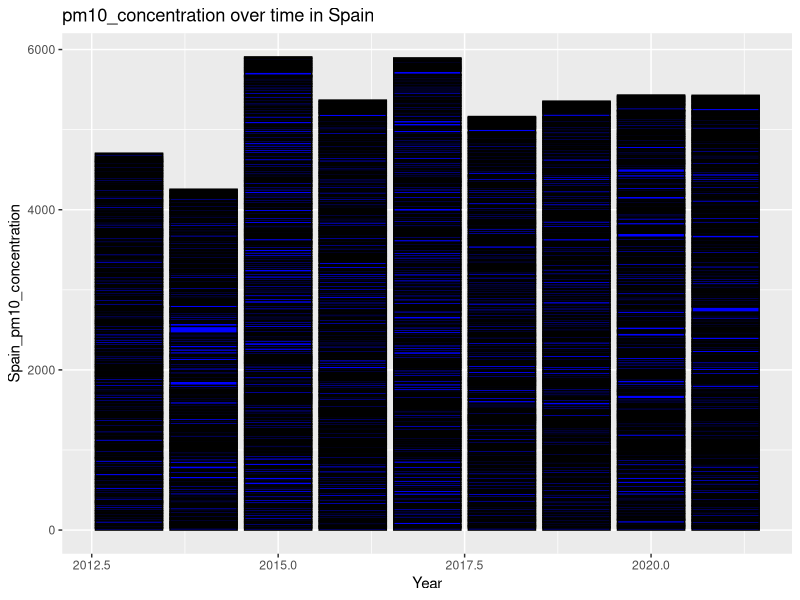
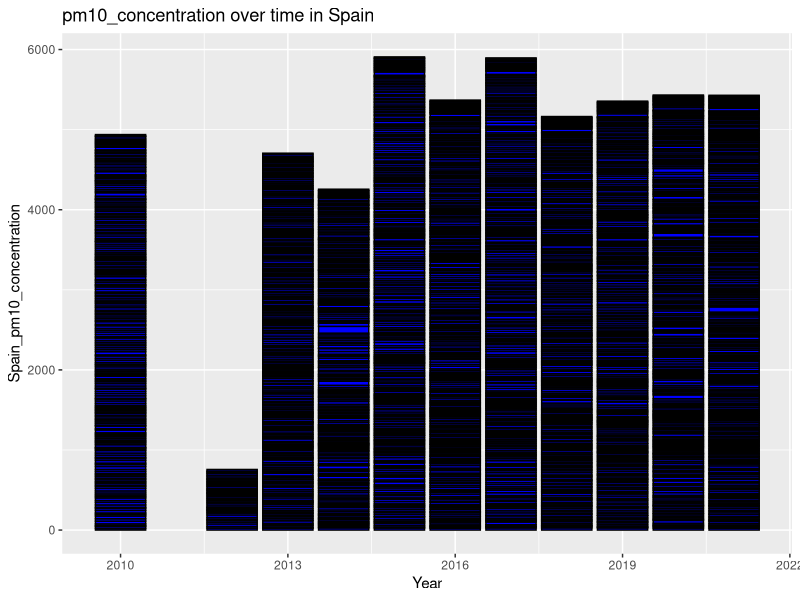
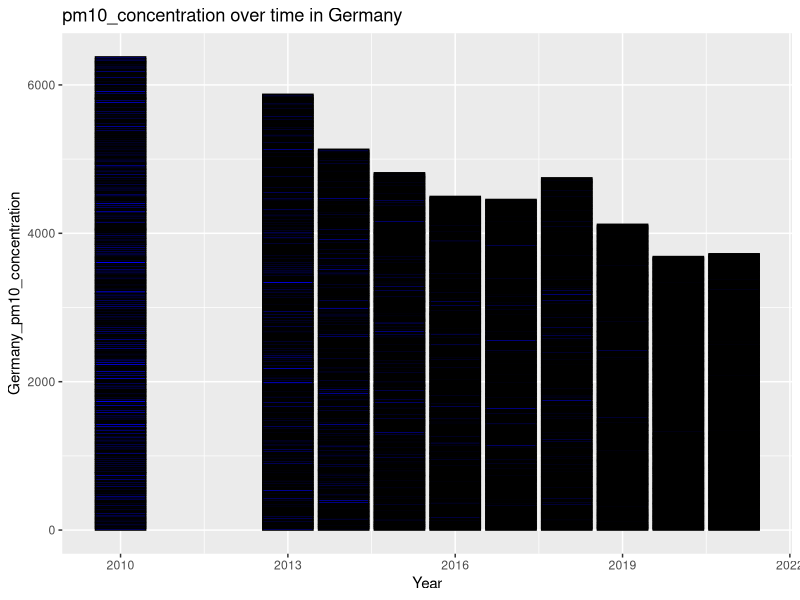
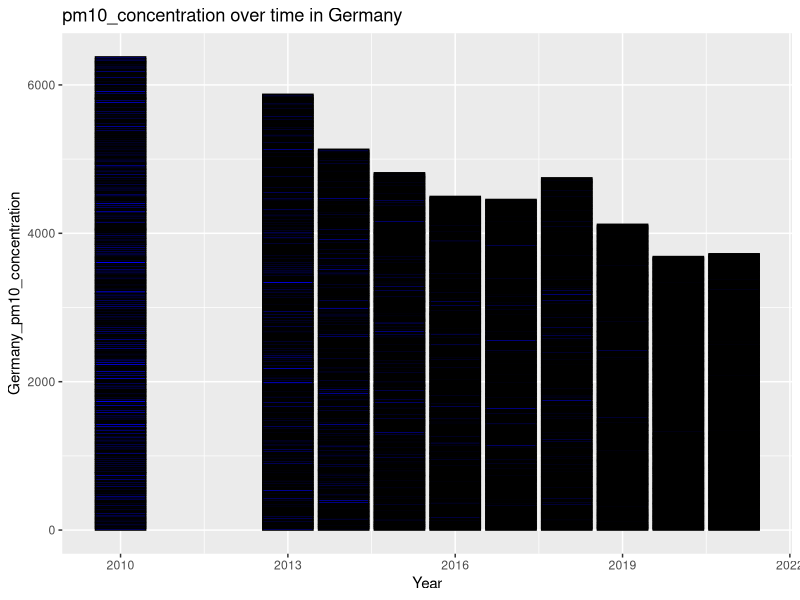
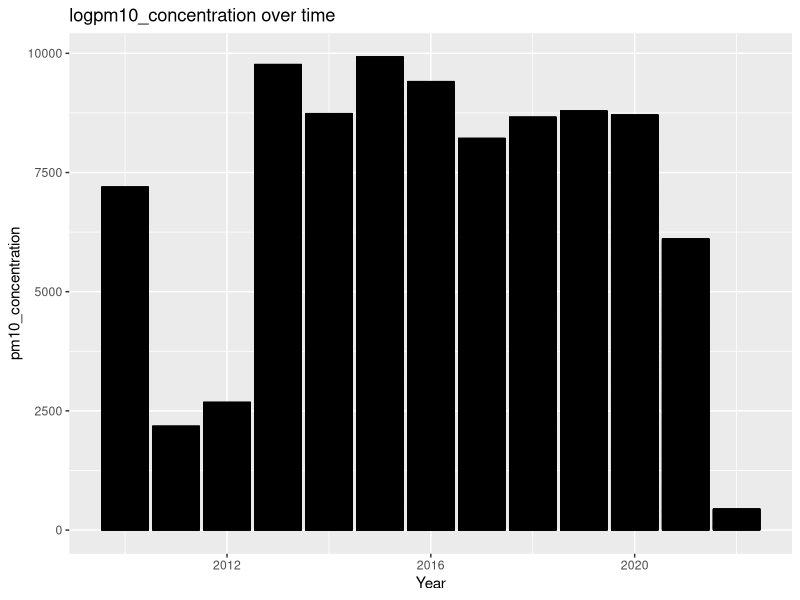
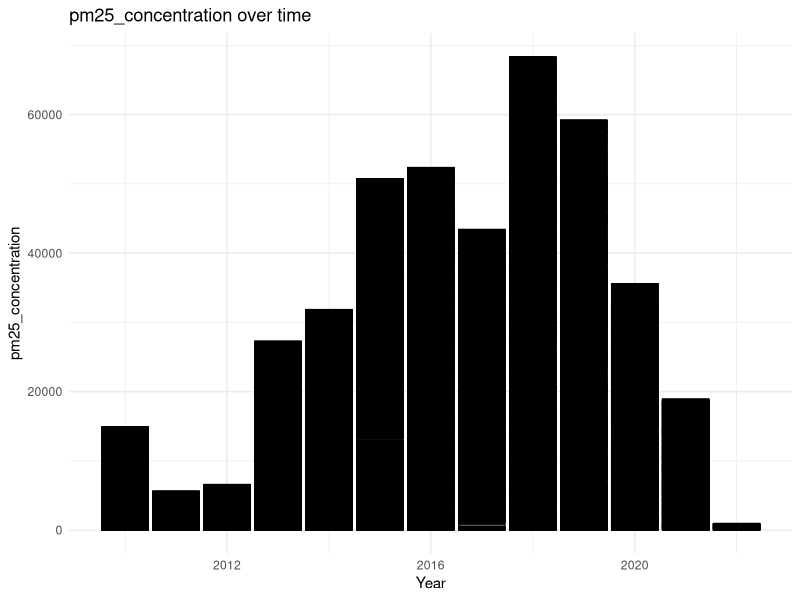
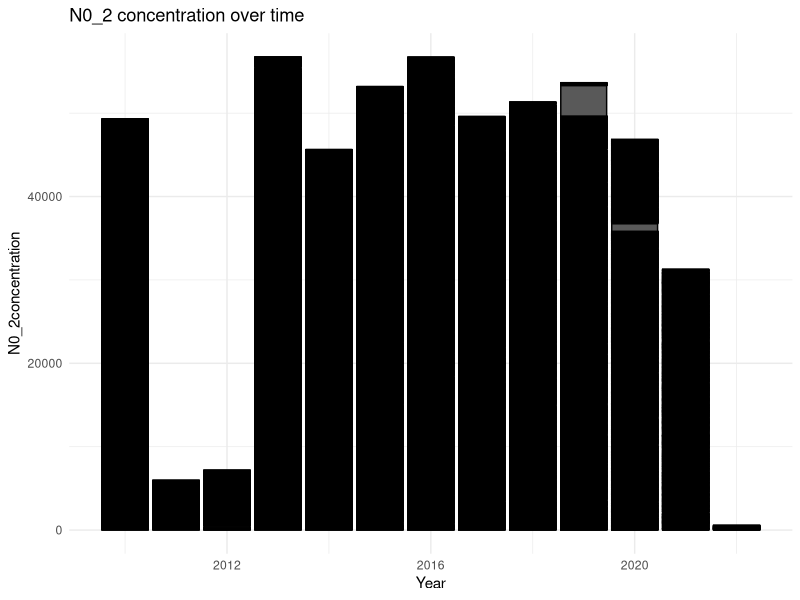
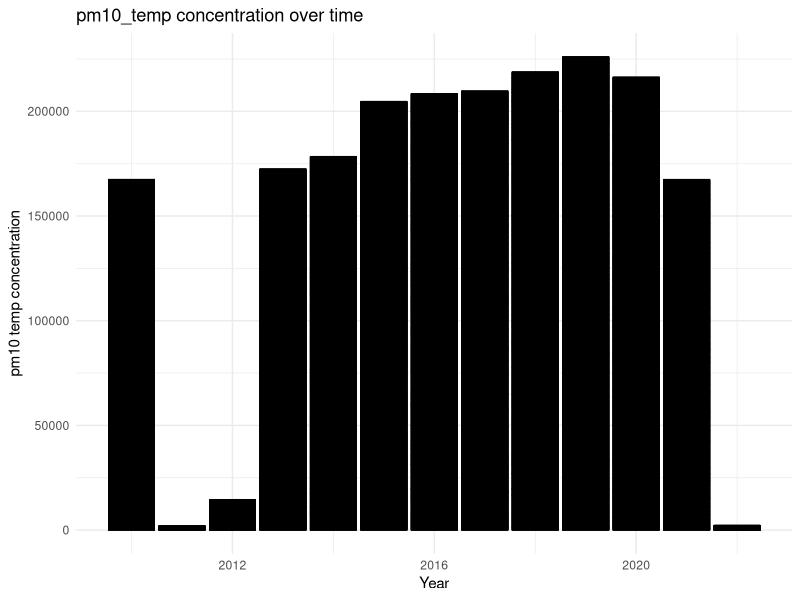

The R script that drew these images, in order:
## ---- chunk 1
data=read.csv("who_data.csv")
## ---- chunk 2
summary(data)
## ---- chunk 3
#We only include data from 2013 onwards to remove missing data.
data_filtered <- data[data$year >= 2013 & !is.na(data$pm10_concentration) & data$pm10_concentration > 0,
]#removing missing data
library(ggplot2)
library(dplyr)
Spain_data= data_filtered %>%
  filter(country_name=="Spain")

ggplot(Spain_data, aes(x = year, y=pm10_concentration)) + geom_col(fill="blue",color="black")+
labs(title = "pm10_concentration over time in Spain",
x = "Year", y = "Spain_pm10_concentration") 


## ---- chunk 4
library(dplyr)
#filtering data to remove missing values and use logged values
filtered_data=data[!is.na(data$pm10_concentration) & data$pm10_concentration > 0, ]
filtered_data$logpm10 <- log(filtered_data$pm10_concentration)
#Filtering by Spain 
Spain_data= filtered_data %>%
  filter(country_name=="Spain")

ggplot(Spain_data, aes(x = year, y=pm10_concentration)) + geom_col(fill="blue",color="black")+
labs(title = "pm10_concentration over time in Spain",
x = "Year", y = "Spain_pm10_concentration") 


## ---- chunk 5
Germany_data= filtered_data %>%
  filter(country_name=="Germany")

ggplot(Germany_data, aes(x = year, y=pm10_concentration)) + geom_col(fill="blue",color="black")+
labs(title = "pm10_concentration over time in Germany",
x = "Year", y = "Germany_pm10_concentration") 

## ---- chunk 6
Germany_data= filtered_data %>%
  filter(country_name=="Germany")

ggplot(Germany_data, aes(x = year, y=pm10_concentration)) + geom_col(fill="blue",color="black")+
labs(title = "pm10_concentration over time in Germany",
x = "Year", y = "Germany_pm10_concentration") 

## ---- chunk 7
library(ggplot2)
ggplot(filtered_data, aes(x = year, y=logpm10)) + geom_col(color="black")+
labs(title = "logpm10_concentration over time",
x = "Year", y = "pm10_concentration") 
## ---- chunk 8
data$meanpm10= log(data$pm10_concentration)
## ---- chunk 9
Year=data$year
pm25=data$pm25_concentration
library(ggplot2)
ggplot(data, aes(x = Year, y=pm25)) + geom_col(color="black")+
labs(title = "pm25_concentration over time",
x = "Year", y = "pm25_concentration") +
theme_minimal()
## ---- chunk 10
Year=data$year
no2=data$no2_concentration
library(ggplot2)
ggplot(data, aes(x = Year, y=no2)) + geom_col(color="black")+
labs(title = "N0_2 concentration over time",
x = "Year", y = "N0_2concentration") +
theme_minimal()
## ---- chunk 11
Year=data$year
pm10_temp=data$pm10_tempcov
library(ggplot2)
ggplot(data, aes(x = Year, y=pm10_temp)) + geom_col(color="black")+
labs(title = "pm10_temp concentration over time",
x = "Year", y = "pm10 temp concentration") +
theme_minimal()
## ---- chunk 12
Year=data$year
pm25_temp=data$pm25_tempcov
library(ggplot2)
ggplot(data, aes(x = Year, y=pm25_temp)) + geom_col(color="black")+
labs(title = "pm25_temp concentration over time",
x = "Year", y = "pm25 temp concentration") +
theme_minimal()
## ---- chunk 13
Year=data$year
no2_temp=data$no2_tempcov
library(ggplot2)
ggplot(data, aes(x = Year, y=no2_temp)) + geom_col(color="black")+
labs(title = "no2_temp concentration over time",
x = "Year", y = "no2 temp concentration") +
theme_minimal()
